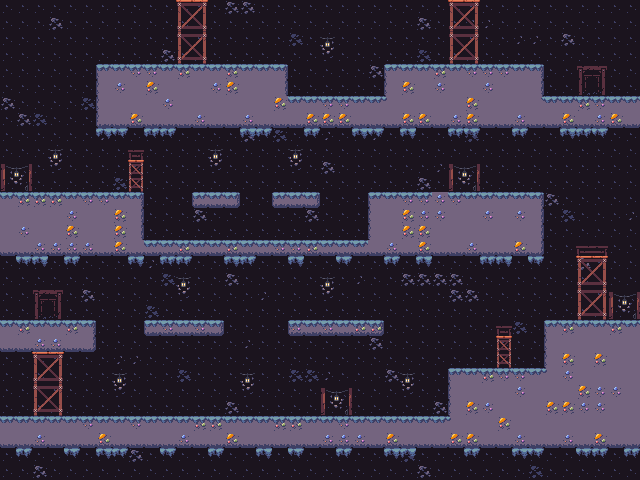

This is a level from a 2D game, rendered from its Tiled map with the project's own tilesets. A one-line summary and the map file follow, with tile-layer data summarised:
An orthogonal 40x30 tile map with 16x16 px tiles, 3 tile layers (Background, Foreground, Doors) and 35 objects (2x Start, End).

<map version="1.10" tiledversion="1.10.1" orientation="orthogonal" renderorder="right-down" width="40" height="30" tilewidth="16" tileheight="16" infinite="0" nextlayerid="7" nextobjectid="38">
 <tileset firstgid="1" name="cave-tileset" tilewidth="16" tileheight="16" tilecount="2178" columns="99">
  <image source="cave-tileset.png" width="1584" height="352" />
 </tileset>
 <layer id="1" name="Background" width="40" height="30">
  <data>[1200 cells, 1200 non-empty, 4 distinct tile ids]</data>
 </layer>
 <layer id="2" name="Foreground" width="40" height="30">
  <data>[1200 cells, 492 non-empty, 49 distinct tile ids]</data>
 </layer>
 <layer id="3" name="Doors" width="40" height="30">
  <data>[1200 cells, 8 non-empty, 4 distinct tile ids]</data>
 </layer>
 <objectgroup id="4" name="Collisions">
  <object id="1" x="96.75" y="61.9167" width="191.25" height="65.25" />
  <object id="2" x="288.25" y="94.6667" width="95.75" height="32.75" />
  <object id="3" x="384.5" y="62.5" width="159.5" height="64.5" />
  <object id="4" x="544.5" y="94.3333" width="95.5" height="33.25" />
  <object id="5" x="368.167" y="190" width="176" height="65.5" />
  <object id="6" x="143.758" y="238.5" width="224.409" height="17.25" />
  <object id="7" x="0.242424" y="190.364" width="143.273" height="65.2727" />
  <object id="8" x="192" y="190.667" width="48.3636" height="17.0909" />
  <object id="9" x="272.545" y="191.152" width="47.8182" height="16.7273" />
  <object id="10" x="40" y="333.333" width="0.666667" />
  <object id="11" x="144.167" y="318.667" width="80.375" height="17.4242" />
  <object id="12" x="0.0833333" y="318.333" width="96.125" height="33.625" />
  <object id="13" x="289.667" y="318.25" width="94.4167" height="18.1667" />
  <object id="14" x="449" y="366.333" width="95.3333" height="80.6667" />
  <object id="15" x="544.333" y="318.333" width="95.6667" height="128.667" />
  <object id="16" x="-0.5" y="414.333" width="449.833" height="32.5" />
  <object id="18" name="Start" x="577.167" y="65.7917" width="30.125" height="29.375" />
  <object id="24" name="Start" x="577.167" y="65.7917" width="30.125" height="29.375" />
  <object id="19" name="End" x="32.75" y="291.75" width="31" height="27.375" />
  <object id="20" x="0.666667" y="-24.6667" width="639.333" height="24.6667" />
  <object id="21" x="0.729167" y="480.021" width="639.333" height="24.6667" />
  <object id="22" x="-42.0284" y="0.111742" width="42.3636" height="478.424" />
  <object id="23" x="640.472" y="0.611742" width="42.3636" height="478.424" />
 </objectgroup>
 <objectgroup id="5" name="EnemyPath">
  <object id="25" x="292.417" y="58.9167" width="69.25" height="20" />
  <object id="26" x="149.083" y="199.583" width="195.584" height="20" />
  <object id="28" x="3.08333" y="377.583" width="420.917" height="20" />
  <object id="29" x="142.417" y="272.25" width="383.584" height="20" />
 </objectgroup>
 <objectgroup id="6" name="Coins">
  <object id="30" x="463.333" y="43.4545" />
  <object id="31" x="192" y="44.6667" />
  <object id="32" x="346.091" y="217.667" />
  <object id="33" x="19.8333" y="391.5" />
  <object id="34" x="591.333" y="296.667" />
  <object id="35" x="186.667" y="294.667" />
  <object id="36" x="340.667" y="295.333" />
  <object id="37" x="532" y="169.333" />
 </objectgroup>
</map>
